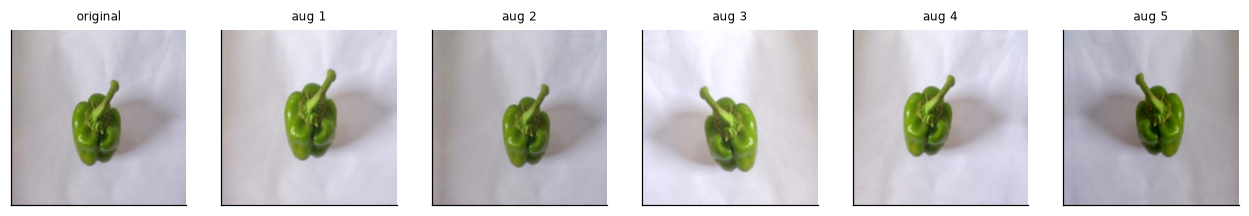
#> input picture augmentation_examples.png, 1249 x 216 px
$ python -i handcrafted.py   (imports and definitions only)   (older library calls are emulated)
#> lines starting #> are read from the running program, lines starting #| are printed output that depends on the picture
"""Handcrafted feature extraction: colour, texture, shape.

These features exist to answer a specific question in the report — *how much of
this task is solvable with classical IPCV descriptors, without a CNN?*  They are
therefore extracted and screened (see :mod:`src.features.screening`) rather than
silently fed into a model.

Feature groups
--------------
``colour``  RGB moments, HSV statistics (hue handled circularly), hue histogram,
            Hasler–Süsstrunk colourfulness, excess-green / excess-red indices.
``texture`` GLCM Haralick descriptors at three distances, plus uniform-LBP
            histograms at two radii.
``shape``   Morphology of the segmented foreground: area, circularity, solidity,
            aspect ratio, extent, equivalent diameter.

Texture is measured on the **mask bounding box** when a mask is supplied.  Filling
the background with a constant instead would manufacture a strong artificial edge
and inflate GLCM contrast.
"""

from __future__ import annotations

from typing import Any

import cv2
import numpy as np

HUE_BINS = 12
GLCM_DISTANCES = (1, 2, 3)
GLCM_ANGLES = (0.0, np.pi / 4, np.pi / 2, 3 * np.pi / 4)
GLCM_LEVELS = 32
LBP_SETTINGS = ((8, 1), (16, 2))

GLCM_PROPS = ("contrast", "dissimilarity", "homogeneity", "energy", "correlation", "ASM")

COLOUR_FEATURES = (
    [f"rgb_{c}_{s}" for c in "rgb" for s in ("mean", "std", "skew")]
    + ["hue_cos_mean", "hue_sin_mean", "sat_mean", "sat_std", "val_mean", "val_std"]
    + [f"hue_hist_{i}" for i in range(HUE_BINS)]
    + ["colourfulness", "excess_green", "excess_red"]
)

TEXTURE_FEATURES = (
    [f"glcm_{p}_d{d}" for p in GLCM_PROPS for d in GLCM_DISTANCES]
    + [f"lbp{p}_{i}" for p, _ in LBP_SETTINGS for i in range(p + 2)]
)

SHAPE_FEATURES = (
    "shape_area_frac", "shape_perimeter_norm", "shape_circularity",
    "shape_aspect_ratio", "shape_solidity", "shape_extent",
    "shape_equiv_diameter_norm",
)

ALL_FEATURES = tuple(COLOUR_FEATURES) + tuple(TEXTURE_FEATURES) + tuple(SHAPE_FEATURES)

FEATURE_GROUPS: dict[str, tuple[str, ...]] = {
    "colour": tuple(COLOUR_FEATURES),
    "texture": tuple(TEXTURE_FEATURES),
    "shape": tuple(SHAPE_FEATURES),
}


# ---------------------------------------------------------------------------
# Colour
# ---------------------------------------------------------------------------


def _skew(channel: np.ndarray) -> float:
    c = channel.astype(np.float32)
    std = c.std()
    if std < 1e-6:
        return 0.0
    return float((((c - c.mean()) / std) ** 3).mean())


def _colourfulness(rgb: np.ndarray) -> float:
    r, g, b = (rgb[..., i].astype(np.float32) for i in range(3))
    rg, yb = r - g, 0.5 * (r + g) - b
    return float(np.sqrt(rg.std() ** 2 + yb.std() ** 2)
                 + 0.3 * np.sqrt(rg.mean() ** 2 + yb.mean() ** 2))


def colour_features(rgb: np.ndarray) -> dict[str, float]:
    """Colour descriptors of an RGB uint8 image.

    Hue is a circular quantity, so its "mean" is reported as the mean sine and
    cosine of the hue angle; averaging hue degrees directly would place red at
    both 0° and 180° and average to cyan.
    """
    out: dict[str, float] = {}
    for i, ch in enumerate("rgb"):
        c = rgb[..., i].astype(np.float32)
        out[f"rgb_{ch}_mean"] = float(c.mean() / 255.0)
        out[f"rgb_{ch}_std"] = float(c.std() / 255.0)
        out[f"rgb_{ch}_skew"] = _skew(c)

    hsv = cv2.cvtColor(rgb, cv2.COLOR_RGB2HSV)
    h = hsv[..., 0].astype(np.float32) * (2.0 * np.pi / 180.0)
    s = hsv[..., 1].astype(np.float32)
    v = hsv[..., 2].astype(np.float32)

    out["hue_cos_mean"] = float(np.cos(h).mean())
    out["hue_sin_mean"] = float(np.sin(h).mean())
    out["sat_mean"] = float(s.mean() / 255.0)
    out["sat_std"] = float(s.std() / 255.0)
    out["val_mean"] = float(v.mean() / 255.0)
    out["val_std"] = float(v.std() / 255.0)

    hist = cv2.calcHist([hsv], [0], None, [HUE_BINS], [0, 180]).ravel().astype(np.float64)
    total = hist.sum()
    hist = hist / total if total > 0 else np.zeros(HUE_BINS)
    for i, val in enumerate(hist):
        out[f"hue_hist_{i}"] = float(val)

    out["colourfulness"] = _colourfulness(rgb) / 100.0
    r, g, b = (rgb[..., i].astype(np.float32) for i in range(3))
    out["excess_green"] = float((2 * g - r - b).mean() / 255.0)
    out["excess_red"] = float((2 * r - g - b).mean() / 255.0)
    return out


# ---------------------------------------------------------------------------
# Texture
# ---------------------------------------------------------------------------


def glcm_features(gray: np.ndarray) -> dict[str, float]:
    """Haralick descriptors from a symmetric, normalised GLCM.

    The image is quantised to :data:`GLCM_LEVELS` levels to keep the co-occurrence
    matrix small (32² per distance/angle); this is standard practice and costs
    little discriminative power while keeping extraction to a few milliseconds.
    """
    from skimage.feature import graycoprops, graycomatrix

    q = np.clip(gray.astype(np.float32) / 256.0 * GLCM_LEVELS, 0, GLCM_LEVELS - 1).astype(np.uint8)
    matrix = graycomatrix(
        q, distances=list(GLCM_DISTANCES), angles=list(GLCM_ANGLES),
        levels=GLCM_LEVELS, symmetric=True, normed=True,
    )
    out: dict[str, float] = {}
    for prop in GLCM_PROPS:
        vals = graycoprops(matrix, prop)  # (n_distances, n_angles)
        for di, d in enumerate(GLCM_DISTANCES):
            out[f"glcm_{prop}_d{d}"] = float(np.nan_to_num(vals[di]).mean())
    return out


def lbp_features(gray: np.ndarray) -> dict[str, float]:
    """Normalised histograms of uniform local binary patterns.

    Uniform LBP is used because of its rotation-invariant binning and because the
    histogram is cheap and illumination-robust.
    """
    from skimage.feature import local_binary_pattern

    out: dict[str, float] = {}
    for p, r in LBP_SETTINGS:
        codes = local_binary_pattern(gray, p, r, method="uniform")
        n_bins = p + 2
        hist, _ = np.histogram(codes, bins=n_bins, range=(0, n_bins))
        hist = hist.astype(np.float64)
        total = hist.sum()
        hist = hist / total if total > 0 else np.zeros(n_bins)
        for i, val in enumerate(hist):
            out[f"lbp{p}_{i}"] = float(val)
    return out


def texture_features(gray: np.ndarray, mask: np.ndarray | None = None) -> dict[str, float]:
    """GLCM + LBP on the foreground region (mask bounding box when available)."""
    if mask is not None:
        ys, xs = np.nonzero(mask)
        if ys.size > 8:
            gray = gray[ys.min():ys.max() + 1, xs.min():xs.max() + 1]
    if gray.shape[0] < 8 or gray.shape[1] < 8:
        return {**{k: 0.0 for k in TEXTURE_FEATURES}}
    out = glcm_features(gray)
    out.update(lbp_features(gray))
    return out


# ---------------------------------------------------------------------------
# Shape
# ---------------------------------------------------------------------------


def shape_features(mask: np.ndarray) -> dict[str, float]:
    """Morphological descriptors of the largest foreground contour.

    Returns zeros when the mask is empty, which is the honest encoding of
    "no foreground found" for a feature vector.
    """
    zeros = {k: 0.0 for k in SHAPE_FEATURES}
    if mask is None:
        return zeros

    contours, _ = cv2.findContours(mask, cv2.RETR_EXTERNAL, cv2.CHAIN_APPROX_SIMPLE)
    if not contours:
        return zeros
    contour = max(contours, key=cv2.contourArea)
    area = float(cv2.contourArea(contour))
    if area <= 0:
        return zeros

    perimeter = float(cv2.arcLength(contour, True))
    x, y, w, h = cv2.boundingRect(contour)
    hull_area = float(cv2.contourArea(cv2.convexHull(contour)))
    h_img, w_img = mask.shape[:2]

    return {
        "shape_area_frac": area / float(h_img * w_img),
        "shape_perimeter_norm": perimeter / float(2 * (h_img + w_img)),
        "shape_circularity": float(4 * np.pi * area / (perimeter ** 2 + 1e-9)),
        "shape_aspect_ratio": float(max(w, h) / (min(w, h) + 1e-9)),
        "shape_solidity": float(area / (hull_area + 1e-9)),
        "shape_extent": float(area / (w * h + 1e-9)),
        "shape_equiv_diameter_norm": float(np.sqrt(4 * area / np.pi) / max(h_img, w_img)),
    }


# ---------------------------------------------------------------------------
# Combined
# ---------------------------------------------------------------------------


def extract_features(rgb: np.ndarray, mask: np.ndarray | None = None) -> dict[str, float]:
    """All handcrafted features for one RGB uint8 image."""
    gray = cv2.cvtColor(rgb, cv2.COLOR_RGB2GRAY)
    feats: dict[str, float] = {}
    feats.update(colour_features(rgb))
    feats.update(texture_features(gray, mask))
    feats.update(shape_features(mask))
    return feats


def extract_feature_matrix(images: list[np.ndarray],
                           masks: list[np.ndarray] | None = None) -> tuple[np.ndarray, tuple[str, ...]]:
    """Stack :func:`extract_features` over a list of images.

    The column order is :data:`ALL_FEATURES`; the first successful extraction is
    used to assert that order matches, so a drifted feature set fails loudly.
    """
    rows: list[dict[str, float]] = []
    for i, img in enumerate(images):
        m = masks[i] if masks is not None else None
        rows.append(extract_features(img, m))
    if not rows:
        return np.zeros((0, len(ALL_FEATURES)), dtype=np.float32), ALL_FEATURES

    key_order = tuple(rows[0].keys())
    if key_order != ALL_FEATURES:
        missing = set(ALL_FEATURES) - set(key_order)
        extra = set(key_order) - set(ALL_FEATURES)
        raise RuntimeError(f"feature set drift: missing={sorted(missing)} extra={sorted(extra)}")

    matrix = np.array([[r[k] for k in ALL_FEATURES] for r in rows], dtype=np.float32)
    matrix = np.nan_to_num(matrix, nan=0.0, posinf=0.0, neginf=0.0)
    return matrix, ALL_FEATURES


def group_indices(feature_names: tuple[str, ...]) -> dict[str, list[int]]:
    """Map each feature group to the column indices it occupies."""
    return {
        group: [i for i, name in enumerate(feature_names) if name in members]
        for group, members in FEATURE_GROUPS.items()
    }

>>> import cv2
>>> picture = cv2.cvtColor(cv2.imread('augmentation_examples.png'), cv2.COLOR_BGR2RGB)
>>> result = extract_features(picture)
#> in extract_features, `gray = cv2.cvtColor(rgb, cv2.COLOR_RGB2GRAY)`:
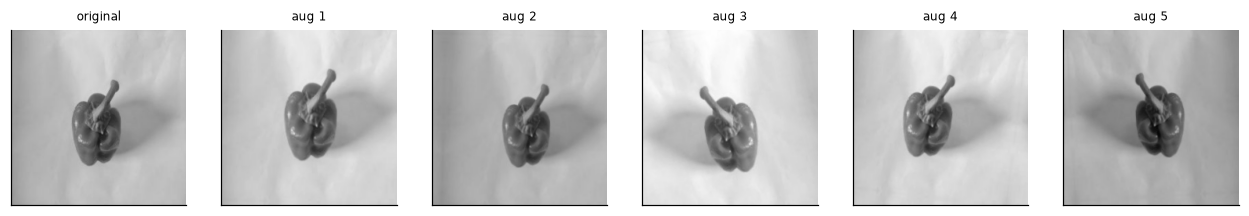
#> gray: shape (216, 1249); min 0, max 255, mean 203.1
#> the loop in colour_features, `for i, ch in enumerate("rgb"):` made 3 passes
#> after the loop in colour_features, `for i, ch in enumerate("rgb"):`: out = 9 items
#> in colour_features, `hsv = cv2.cvtColor(rgb, cv2.COLOR_RGB2HSV)`: hsv: shape (216, 1249, 3); mean H, S, V 78.4, 20, 209.2
#> in colour_features, `h = hsv[..., 0].astype(np.float32) * (2.0 * np.pi / 180.0)`:
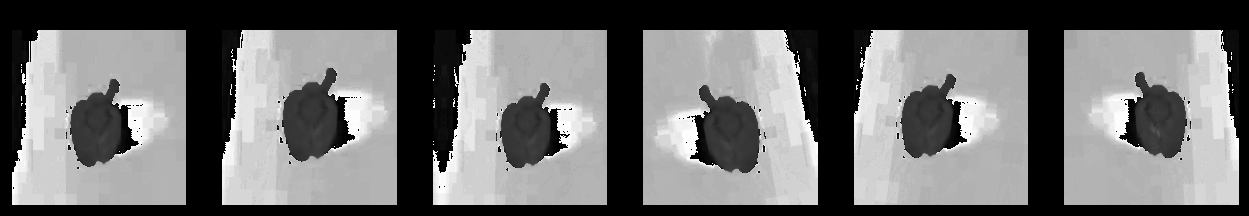
#> h: shape (216, 1249) float32; min 0, max 6.21, mean 2.74; drawn with min black and max white
#> in colour_features, `s = hsv[..., 1].astype(np.float32)`:
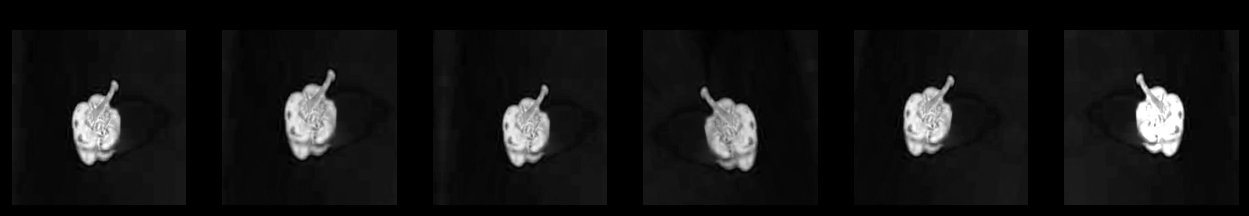
#> s: shape (216, 1249) float32; min 0, max 255, mean 20
#> in colour_features, `hist = cv2.calcHist([hsv], [0], None, [HUE_BINS], [0, 180]).ravel().as..`: hist = [100251, 1040, 18118, 537, 98, 45, 90, 1255, 90412, 25670, 22765, 9503]
#> in colour_features, `total = hist.sum()`: total = 269784
#> in colour_features, `hist = hist / total if total > 0 else np.zeros(HUE_BINS)`: hist = [0.372, 0.00385, 0.0672, 0.00199, 0.000363, 0.000167, 0.000334, 0.00465, 0.335, 0.0952, 0.0844, 0.0352]
#> the loop in colour_features, `for i, val in enumerate(hist):` made 12 passes
#> val on passes 1 to 12: 0.372, 0.00385, 0.0672, 0.00199, 0.000363, 0.000167, 0.000334, 0.00465, 0.335, 0.0952, 0.0844, 0.0352
#> after the loop in colour_features, `for i, val in enumerate(hist):`: out = 27 items
#> in _colourfulness, `rg, yb = r - g, 0.5 * (r + g) - b`:
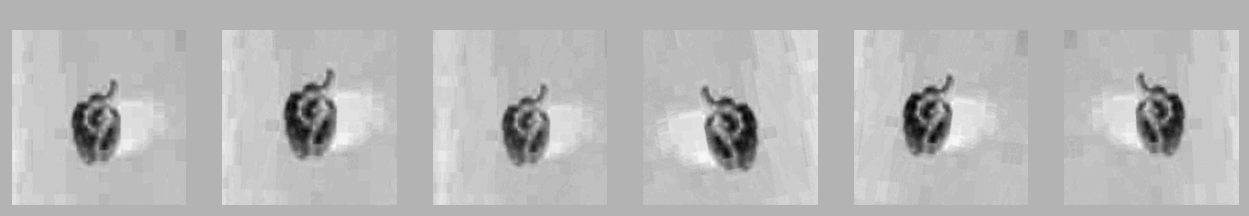
#> rg: shape (216, 1249) float32; min -43, max 18, mean 1.16; drawn with min black and max white
#> in _colourfulness, `rg, yb = r - g, 0.5 * (r + g) - b`:
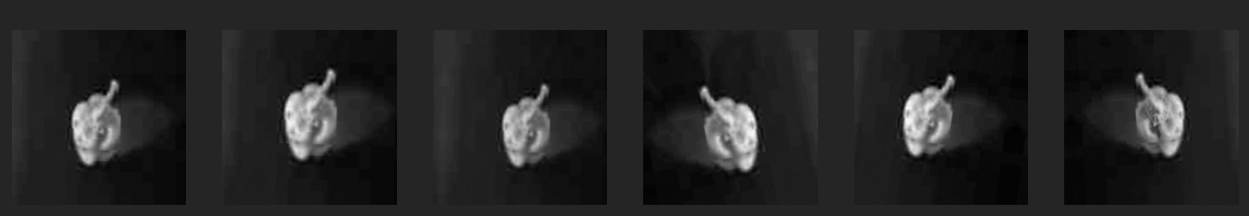
#> yb: shape (216, 1249) float32; min -22.5, max 131.5, mean 0; drawn with min black and max white
#> after the loop in glcm_features, `for prop in GLCM_PROPS:`: out = 18 items
#> the loop in lbp_features, `for p, r in LBP_SETTINGS:` made 2 passes
#> total on passes 1 to 2: 269784, 269784
#> pass 1, in lbp_features, `codes = local_binary_pattern(gray, p, r, method="uniform")`:
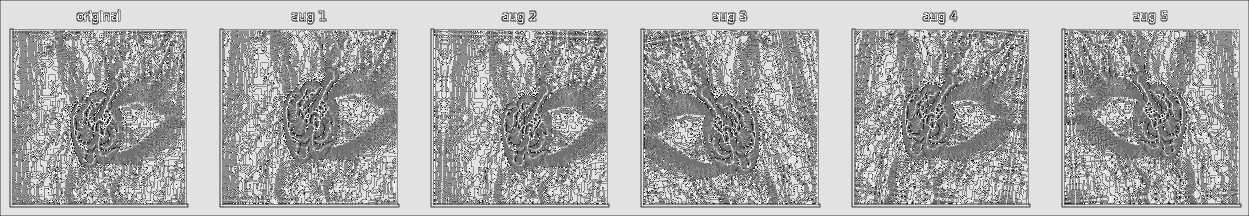
#> codes: shape (216, 1249) float64; min 0, max 9, mean 6.09; drawn with min black and max white
#> pass 2, in lbp_features, `codes = local_binary_pattern(gray, p, r, method="uniform")`:
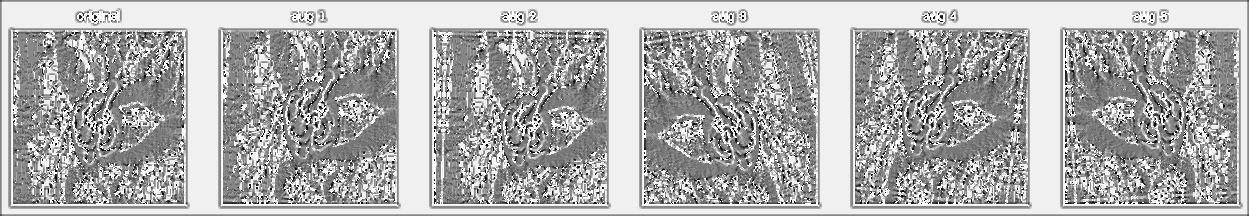
#> codes: shape (216, 1249) float64; min 0, max 17, mean 11.57; drawn with min black and max white
#> after the loop in lbp_features, `for p, r in LBP_SETTINGS:`: out = 28 items
#> result = 83 items
